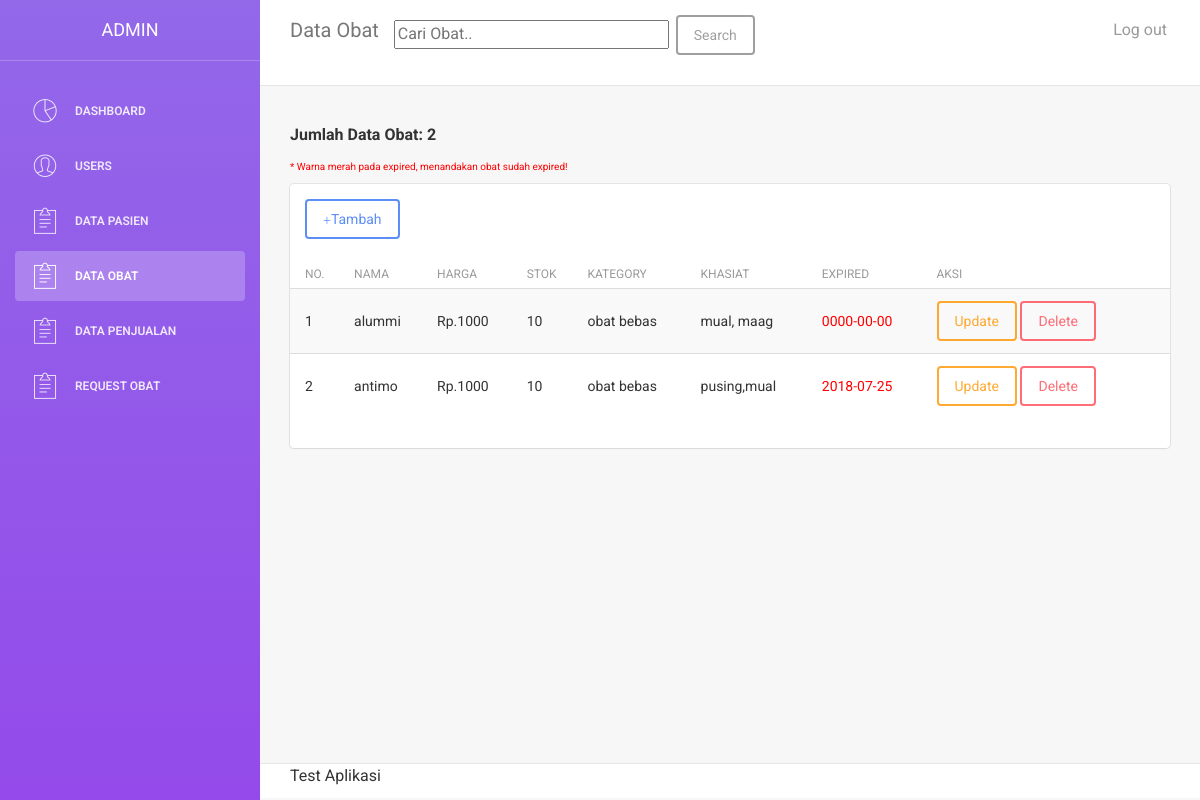
The app's page /obat.php (signed in) with its own data.
### tables this page shows
CREATE TABLE `obat` (
  `id` int(11) NOT NULL,
  `nama` varchar(50) NOT NULL,
  `harga` int(11) NOT NULL,
  `stok` int(11) NOT NULL,
  `kategory` enum('obat bebas','obat bebas terbatas','obat keras','jamu','obat herbal terstandar','fitofarmaka') NOT NULL,
  `khasiat` varchar(255) NOT NULL,
  `expired` date NOT NULL
);

### functions/func_obat.php (called while the page is built, shortened)
<?php
	require 'config.php';
	function getData($sql){
		global $conn;
		$res = mysqli_query($conn, $sql);
		$rows = [];
		while ($row = mysqli_fetch_assoc($res)) {
			$rows[] = $row;
		}
		return $rows;
	}
 ?>

### obat.php (the view, shortened to what this page needs)
<?php
    require 'functions/func_obat.php';
    $data_obat = getData("SELECT * FROM obat ORDER BY id DESC");
    $sql = "SELECT count(*) AS jumlah FROM obat";
    $res = mysqli_query($conn, $sql);
    $jumlah = mysqli_fetch_assoc($res);
 ?>
<!doctype html>
<html lang="en">
<head>
    <link href="assets/css/bootstrap.min.css" rel="stylesheet" />
    <link href="assets/css/animate.min.css" rel="stylesheet"/>
    <link href="assets/css/light-bootstrap-dashboard.css?v=1.4.0" rel="stylesheet"/>
    <link href="assets/css/demo.css" rel="stylesheet" />
    <link href="http://maxcdn.bootstrapcdn.com/font-awesome/4.2.0/css/font-awesome.min.css" rel="stylesheet">
    <link href="assets/css/pe-icon-7-stroke.css" rel="stylesheet" />
</head>
<body>
<div class="wrapper">
    <div class="sidebar" data-color="purple">
    	<div class="sidebar-wrapper">
            <div class="logo">
                <a href="#" class="simple-text">
                    <?php
                        if ($_SESSION['level'] == 'admin') {
                            echo "admin";
                        } else if ($_SESSION['level'] == 'apoteker') {
                            echo "apoteker";
                        } else if ($_SESSION['level'] == 'pegawai') {
                            echo "pegawai";
                        }
                     ?>
                </a>
            </div>
            <ul class="nav">
            <?php if($_SESSION['level'] == 'apoteker' || $_SESSION['level'] == 'admin' || $_SESSION['level'] == 'pegawai') { ?>
                <li>
                    <a href="dashboard.php">
                        <i class="pe-7s-graph"></i>
                        <p>Dashboard</p>
                    </a>
                </li>
            <?php } ?>
            <?php if($_SESSION['level'] == 'admin') { ?>
                <li>
                    <a href="users.php">
                        <i class="pe-7s-user"></i>
                        <p>Users</p>
                    </a>
                </li>
            <?php } ?>
            <?php if ($_SESSION['level'] == 'apoteker' || $_SESSION['level'] == 'admin') { ?>
                <li>
                    <a href="pasien.php">
                        <i class="pe-7s-note2"></i>
                        <p>Data Pasien</p>
                    </a>
                </li>
            <?php } ?>
            <?php if($_SESSION['level'] == 'apoteker' || $_SESSION['level'] == 'admin' || $_SESSION['level'] == 'pegawai') { ?>
                <li class="active">
                    <a href="obat.php">
                        <i class="pe-7s-note2"></i>
                        <p>Data Obat</p>
                    </a>
                </li>
            <?php } ?>
            <?php if($_SESSION['level'] == 'pegawai' || $_SESSION['level'] == 'admin') { ?>
                <li>
                    <a href="penjualan.php">
                        <i class="pe-7s-note2"></i>
                        <p>Data Penjualan</p>
                    </a>
                </li>
            <?php } ?>
            <?php if($_SESSION['level'] == 'apoteker' || $_SESSION['level'] == 'admin') { ?>
                <li>
                    <a href="request_obat.php">
                        <i class="pe-7s-note2"></i>
                        <p>Request Obat</p> <?php  ?>
                    </a>
                </li>
            <?php } ?>
            </ul>
    	</div>
    </div>
    <div class="main-panel">
		<nav class="navbar navbar-default navbar-fixed">
            <div class="container-fluid">
                <div class="navbar-header">
                    <a class="navbar-brand" href="#">Data Obat</a>
                </div>
                <div class="collapse navbar-collapse">
                    <ul class="nav navbar-nav navbar-left">
                        <li>
                            <form action="" method="post">
                                <div class="form-group">
                                    <input type="text" size="30" name="keyword" autocomplete="off" autofocus placeholder="Cari Obat..">
                                    <button type="submit" name="search" class="btn btn-default">Search</button>
                                </div>
                            </form>
                        </li>
                    </ul>
                    <ul class="nav navbar-nav navbar-right">
                        <li>
                            <a href="logout.php">
                                <p>Log out</p>
                            </a>
                        </li>
                    </ul>
                </div>
            </div>
        </nav>
        <div class="content">
            <div class="container-fluid">
                <div class="row">
                    <div class="col-md-12">
                        <h5><b> <?php echo "Jumlah Data Obat: " . $jumlah['jumlah']; ?></b></h5>
                        <p style="color: red;font-size: 10px;">* Warna merah pada expired, menandakan obat sudah expired!</p>
                        <div class="card">
                            <div class="header">
                            <?php if($_SESSION['level'] == 'apoteker' || $_SESSION['level'] == 'admin') { ?>
                                <button class="btn btn-primary" data-toggle="modal" data-target="#myModal"><span class="glyphicon glyphicon-plus"></span>Tambah</button>
                            <?php } ?>
                            </div>
                            <div class="content table-responsive table-full-width">
                                <table class="table table-hover table-striped">
                                    <thead>
                                        <th>No.</th>
                                    	<th>Nama</th>
                                    	<th>Harga</th>
                                    	<th>Stok</th>
                                        <th>Kategory</th>
                                        <th>Khasiat</th>
                                        <th>Expired</th>
                                    <?php if($_SESSION['level'] == 'apoteker' || $_SESSION['level'] == 'admin') { ?>
                                        <th>Aksi</th>
                                    <?php } ?>
                                    </thead>
                                    <tbody>
                                    <?php
                                        $i = 1;
                                        $tgl = date("Y-m-d");
                                    ?>
                                    <?php foreach ($data_obat as $data) : ?>
                                        <tr>
                                        	<td><?= $i; ?></td>
                                        	<td><?= $data['nama'] ?></td>
                                        	<td>Rp.<?= $data['harga'] ?></td>
                                        	<td><?= $data['stok'] ?></td>
                                        	<td><?= $data['kategory'] ?></td>
                                            <td><?= $data['khasiat'] ?></td>
                                            <?php if($data['expired'] <= $tgl ) { ?>
                                                <td style="color: red;"><?= $data['expired'] ?></td>
                                            <?php } else { ?>
                                                <td><?= $data['expired'] ?></td>
                                            <?php } ?>
                                            <td>
                                            <?php if($_SESSION['level'] == 'apoteker' || $_SESSION['level'] == 'admin') { ?>
                                                <a href="update_obat.php?id=<?= $data['id'] ?>" class="btn btn-warning">Update</a> <?php } ?>
                                            <?php if($_SESSION['level'] == 'apoteker' || $_SESSION['level'] == 'admin') { ?>
                                                <a href="delete_obat.php?id=<?= $data['id'] ?>" class="btn btn-danger" onclick="return confirm('Anda yakin ingin menghapus data ini?');">Delete</a> <?php } ?>
                                            </td>
                                        </tr>
                                        <?php $i++; ?>
                                    <?php endforeach; ?>
                                    </tbody>
                                </table>
                            </div>
                        </div>
                    </div>
                </div>
            </div>
        </div>
        <footer class="footer">
            <div class="container-fluid">
                <nav class="pull-left">
                    <ul>
                        <li>
                            <p>Test Aplikasi</p>
                        </li>
                    </ul>
                </nav>
            </div>
        </footer>
    </div>
</div>
</body>
</html>

### records on screen
obat: nama "alummi", harga "1000", stok "10", kategory "obat bebas", khasiat "mual, maag", expired "0000-00-00"
obat: nama "antimo", harga "1000", stok "10", kategory "obat bebas", khasiat "pusing,mual", expired "2018-07-25"

### other values on screen
$jumlah['jumlah'] "2"
